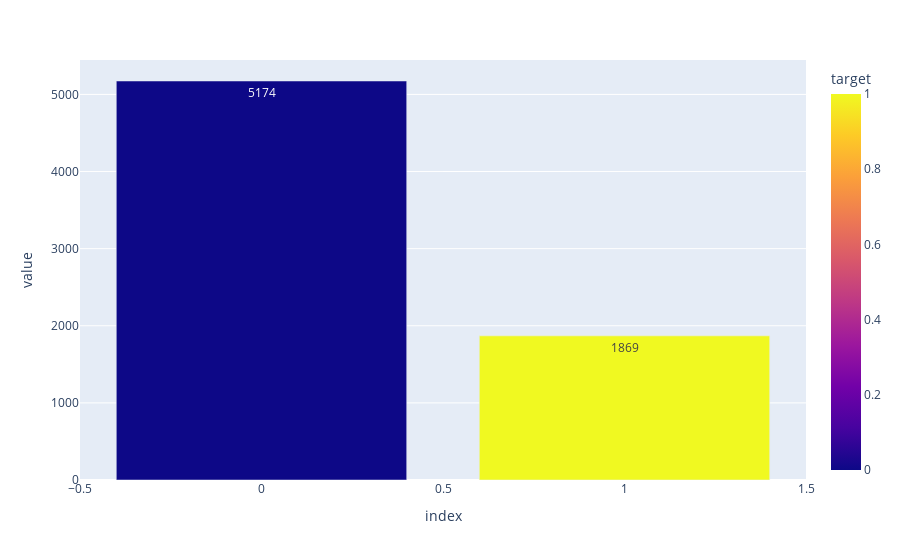

The notebook cell saved with this chart:
### Markdown cell above
## The churn ratio is 27% approximately and the graph shows the count of non churns and churns

### Code cell
df.groupby(["target"]).agg(total = pd.NamedAgg("target", "count")).reset_index().plot.bar(color= "target", text_auto= True)

### Figure 1 — Plotly figure (JSON) as saved in the notebook; plotly's stock layout.template omitted (floating-point values rounded to 4 significant figures)
{"data": [{"alignmentgroup": "True", "hovertemplate": "index=%{x}<br>value=%{y}<br>target=%{marker.color}<extra></extra>", "legendgroup": "", "marker": {"color": [0, 1], "coloraxis": "coloraxis", "pattern": {"shape": ""}}, "name": "", "offsetgroup": "", "orientation": "v", "showlegend": false, "textposition": "auto", "texttemplate": "%{y}", "type": "bar", "x": [0, 1], "xaxis": "x", "y": [5174, 1869], "yaxis": "y"}], "layout": {"barmode": "relative", "coloraxis": {"colorbar": {"title": {"text": "target"}}, "colorscale": [[0, "#0d0887"], [0.1111, "#46039f"], [0.2222, "#7201a8"], [0.3333, "#9c179e"], [0.4444, "#bd3786"], [0.5556, "#d8576b"], [0.6667, "#ed7953"], [0.7778, "#fb9f3a"], [0.8889, "#fdca26"], [1, "#f0f921"]]}, "legend": {"tracegroupgap": 0}, "margin": {"t": 60}, "xaxis": {"anchor": "y", "domain": [0, 1], "title": {"text": "index"}}, "yaxis": {"anchor": "x", "domain": [0, 1], "title": {"text": "value"}}}}
